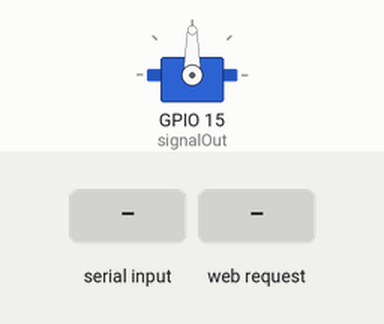
A sketch run on a simulated ESP32. Shown: servo. The inputs (shaded band) are chosen by the test bench. What the sketch prints to the serial monitor is not drawn.

Above: at 2.2 s.
2.3 s: "esc impulse_brake en" received over Serial
At 3.32 s:
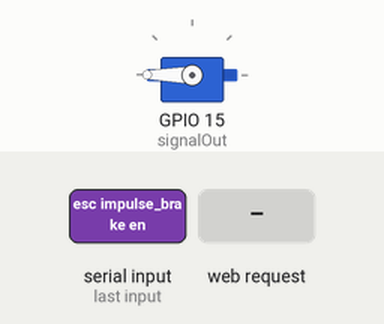
At 4.5 s:
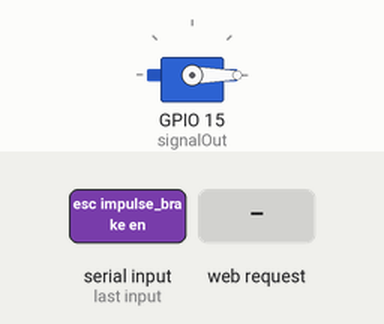
4.8 s: HTTP request GET /slider received
6.3 s: "help" received over Serial
8.8 s: "mode -set" received over Serial
Timing chart, 0 to 11.8 s (numbered marks = the images above; inputs shaded):
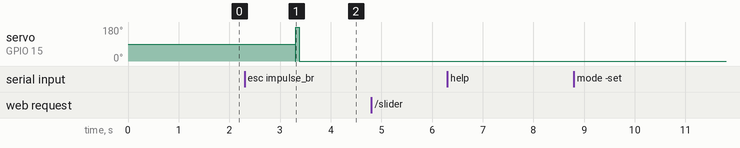

Measured:
- after the input at 2.3 s, servo on GPIO 15 (signalOut): 90° → 180° after 1.0 s, → 0° 0.07 s later
- after the input at 4.8 s, every drawn part: stays the same
- after the input at 6.3 s, every drawn part: stays the same
- after the input at 8.8 s, every drawn part: stays the same

The sketch:

WebESCCont_ESP32.ino
```cpp
// (licence header left out)
#include <WiFi.h>
#include <AsyncTCP.h>
#include <ESPAsyncWebServer.h>
#include <ESP32_Servo.h> //Servo Library to control the ESC
#define _DEBUG_PORT Serial //Define Serial Object as _DEBUG_PORT

Servo ESC;     // create servo object to control the ESC

//int potADCP = 1; //Potentiometer Analog Pin
int potValue;  // value from the analog pin

int signalOut = 15; //Signal Out Pin
int minPWM    = 1000; //Minimum Pulse Width (in ms 10^-3)
int maxPWM    = 2000; //Maximum Pulse Width (in ms 10^-3)
int pot_max   = 180;  //Maximum Potentiometer value (Should be even number)
int pot_min   = 0;    //Minimum Potentiometer value (Can be any type of number)
int esc_impulse_brake = 0; //ESC Impulse Brake Setting

//ESC Impulse Braking Configuration
int MaxImpulseForce = 180;
int MinImpulseForce = 0;
int ESCIB_EN = 1;

const char* ssid     = "esc_mgmt";
const char* password = "esc_mgmt!@#$";

String slider_value = "0";

const char* input_parameter = "value";

AsyncWebServer server(80);

const char index_html[] PROGMEM = R"rawliteral(
<!DOCTYPE HTML><html>
<head>
  <meta name="viewport" content="width=device-width, initial-scale=1">
  <title>Web ESC Control / Calibrate</title>
  <style>
    html {font-family: Times New Roman; display: inline-block; text-align: center;}
    h2 {font-size: 2.3rem;}
    p {font-size: 2.0rem;}
    body {max-width: 400px; margin:0px auto; padding-bottom: 25px;}
    .slider { -webkit-appearance: none; margin: 14px; width: 360px; height: 25px; background: #FF0000;
      outline: none; -webkit-transition: .2s; transition: opacity .2s;}
    .slider::-webkit-slider-thumb {-webkit-appearance: none; appearance: none; width: 35px; height: 35px; background:#01070a; cursor: pointer;}
    .slider::-moz-range-thumb { width: 35px; height: 35px; background: #01070a; cursor: pointer; }
  </style>
</head>
<body>
  <h2>WebESCCont v2 ESC PWM Frequency Generator</h2>
  <p><span id="textslider_value">%SLIDERVALUE%</span></p>
  <p><input type="range" onchange="updateSliderPWM(this)" id="pwmSlider" min=pot_min max=pot_max value="%SLIDERVALUE%" step="1" class="slider"></p>
  <br><hr><br>
<script>
function updateSliderPWM(element) {
  var slider_value = document.getElementById("pwmSlider").value;
  document.getElementById("textslider_value").innerHTML = slider_value;
  console.log(slider_value);
  var xhr = new XMLHttpRequest();
  xhr.open("GET", "/slider?value="+slider_value, true);
  xhr.send();
}
</script>
</body>
</html>
)rawliteral";

String processor(const String& var){
  if (var == "SLIDERVALUE"){
    return slider_value;
  }
  return String();
}

void setup(){
  _DEBUG_PORT.begin(115200);
  delay(1000);
  _DEBUG_PORT.println("WebESCCont v1.0");
  _DEBUG_PORT.println("Made by Ankush Sheoran");
  _DEBUG_PORT.println("");
  _DEBUG_PORT.print("[Servo/ESC/Attach] Attached ESC Signal Out Pin to "); _DEBUG_PORT.print(signalOut); _DEBUG_PORT.print(" with minimum pulse width set to "); _DEBUG_PORT.print(minPWM); _DEBUG_PORT.print(" and maximum pulse width set to "); _DEBUG_PORT.println(maxPWM);
  ESC.attach(signalOut,minPWM,maxPWM); // (pin, min pulse width, max pulse width in microseconds)

  Serial.println("\n[*] Creating AP");
    WiFi.mode(WIFI_AP);
    WiFi.softAP(ssid, password);
    Serial.print("[+] AP Created with IP Gateway ");
    Serial.println(WiFi.softAPIP());

  server.on("/", HTTP_GET, [](AsyncWebServerRequest *request){
    request->send_P(200, "text/html", index_html, processor);
  });


  server.on("/slider", HTTP_GET, [] (AsyncWebServerRequest *request) {
    String message;
    if (request->hasParam(input_parameter)) {
      message = request->getParam(input_parameter)->value();
      slider_value = message;
      potValue = slider_value.toInt();
  _DEBUG_PORT.println(""); //Give a Space
  _DEBUG_PORT.print("[Servo/ESC/Write] Writing Pot Value "); _DEBUG_PORT.println(potValue); //Print the value
  ESC.write(potValue);    // Send the signal to the ESC
    }
    else {
      message = "No message sent";
    }
    _DEBUG_PORT.println(message);
    request->send(200, "text/plain", "OK");
  });

  server.begin();
}

void loop() {
  if (esc_impulse_brake) {
  if (potValue == 0) {
    if (ESCIB_EN) {
      _DEBUG_PORT.println("[*] Impulsive Brakes Used!");
      ESC.write(MinImpulseForce);
      delay(10);
      ESC.write(MaxImpulseForce);
      delay(65);
      ESC.write(MinImpulseForce);
      ESCIB_EN = 0;
    }
  }
  if (potValue > 0) {
    ESCIB_EN = 1;
  }
  }
  if (_DEBUG_PORT.available()) {
    String datainput = _DEBUG_PORT.readString();
    datainput.trim();
    if (datainput.equals("help")){
      _DEBUG_PORT.println("mode -set normal           -> Set the Motor's Running Mode to normal Mode");
      _DEBUG_PORT.println("mode -set manual           -> Set the Motor's Running Mode to Manual Mode");
      _DEBUG_PORT.println("esc -do calibrate          -> Calibrate the ESC (Calib Type: Zero Calibration)");
      _DEBUG_PORT.println("esc impulse_brake en       -> Enable esc Impulse Braking when throttle is set to Zero");
      _DEBUG_PORT.println("esc impulse_brake dis      -> Disable esc Impulse Braking when throttle is set to Zero");

    }
    if (datainput.equals("mode -set")){
      _DEBUG_PORT.println("Please use the complete command (mode -set <mode>)");
    }
    if (datainput.equals("esc impulse_brake en")){
      esc_impulse_brake = 1;
      _DEBUG_PORT.println("Enabled the impulse brake option");
    }
    if (datainput.equals("esc impulse_brake dis")){
      esc_impulse_brake = 0;
      _DEBUG_PORT.println("Disabled the impulse brake option");
    }
    if (datainput.equals("mode -set normal")){
      _DEBUG_PORT.println("[*] Froce Normal Mode....");
      ESC.write(180);
      _DEBUG_PORT.println("[+] ESC / Motor in Normal Mode");
    }
    if (datainput.equals("mode -set manual")){
      _DEBUG_PORT.println("[*] Froce Manual Mode....");
      ESC.write(0);
      _DEBUG_PORT.println("[+] ESC / Motor in Manual Mode / Speed 0");
    }
    if (datainput.equals("esc -do calibrate")){
      _DEBUG_PORT.println("[*] Force ESC into Calibration Mode...");
      _DEBUG_PORT.println("[*] Set ESC Output Speed Max");
      ESC.write(180);
      _DEBUG_PORT.println("[+] Please Remove the Power Supply / Battery and Re-Connect the Battery in under 5 seconds!");
      delay(5000);
      _DEBUG_PORT.println("[*] Set ESC Output Speed 0");
      ESC.write(0);
      delay(100);
      _DEBUG_PORT.println("[+] If you are hearing a long If the long tone indicating successful calibration was heard, the ESCs are live now and if you raise the throttle a bit they should spin. Test that the motors spin by raising the throttle a bit and then lowering it again. (Do this under 10 seconds)");
      delay(10000);
      _DEBUG_PORT.println("[*] Set ESC Output Speed 0");
      ESC.write(0);
      _DEBUG_PORT.println("[+] New Disconnect the battery and connect it again after 5 seconds of disconnection to exit the calibration Mode!");
      _DEBUG_PORT.println("[+] Zero Calibration Complete!");
    }
  }
}
```
